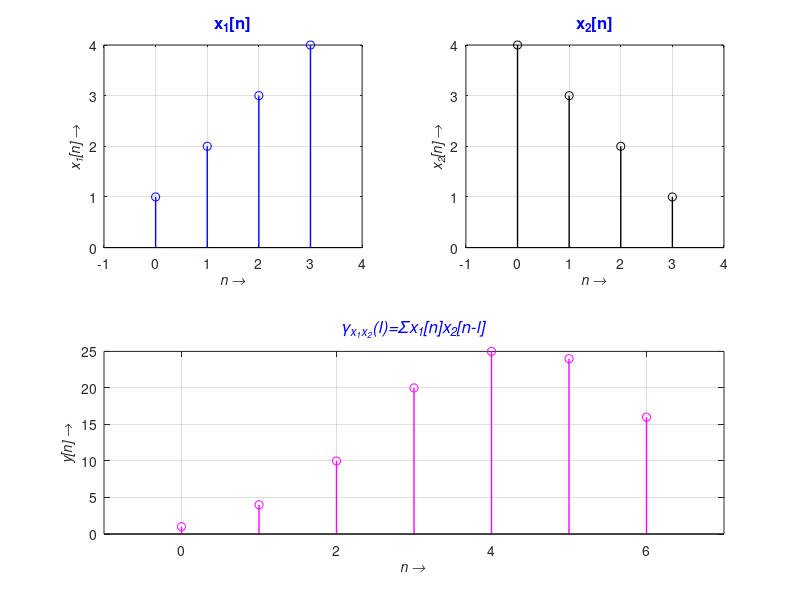

Source code (MATLAB):
clc;
clear all;
close all;
%% Plotting of 1st Sequence
x1=[1,2,3,4];   % 1st sequence
N1=length(x1);
n1=0:1:N1-1;
subplot(2,2,1); % Plotting of 1st sequence
stem(n1,x1,'b','linewidth',1);
xlim([-1 N1]);
grid on;
xlabel('\itn \rightarrow','Fontweight','bold','Fontsize',10);
ylabel('\itx_1[n] \rightarrow','Fontweight','bold','Fontsize',10);
title('x_1[n]','Fontweight','bold','Color','b','Fontsize',12);
%% Plotting of 2nd Sequence
x2=[4,3,2,1];
N2=length(x2);
n2=0:1:N2-1;
subplot(2,2,2);
stem(n2,x2,'k','linewidth',1);
xlim([-1 N2]);
grid on;
xlabel('\itn \rightarrow','Fontweight','bold','Fontsize',10);
ylabel('\itx_2[n] \rightarrow','Fontweight','bold','Fontsize',10);
title('x_2[n]','Fontweight','bold','Color','b','Fontsize',12);
%% Cross co-relation of two signals
y=xcorr(x1,x2);
N=length(y);
n=0:1:N-1;
subplot(2,1,2);
stem(n,y,'m','linewidth',1);
xlim([-1 N]);
grid on;
xlabel('\itn \rightarrow','Fontweight','bold','Fontsize',10);
ylabel('\ity[n] \rightarrow','Fontweight','bold','Fontsize',10);
title('\it\gamma_{\itx_1x_2}(\itl)=\Sigmax_1[n]x_2[n-l]','Fontweight','bold','Color','b','Fontsize',12);
